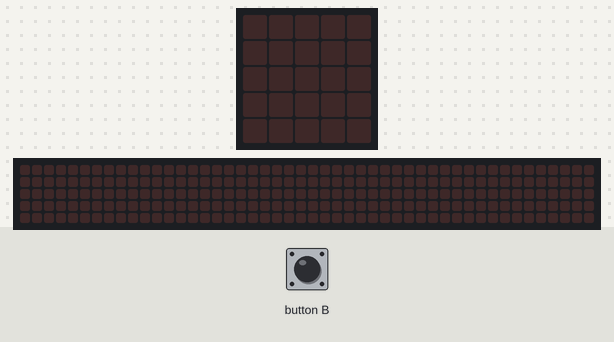
Recording of a program running on a simulated BBC micro:bit (MakeCode). Parts: the board's 5×5 LED display, a strip that is not on the board, showing the scrolling text unrolled. The inputs (shaded band) are chosen by the test bench. Random numbers come from a fixed seed; the 48×5 strip is a reading aid, not a part: it shows the text the display is scrolling, unrolled, one strip-width of it at a time.

Above: at 1.2 s.
1.3 s: button B pressed for 0.15 s
At 1.7 s:
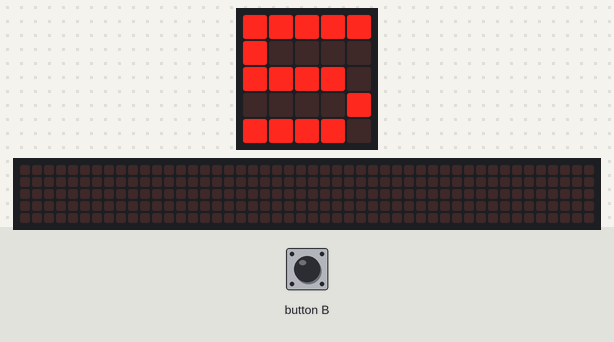
At 8.52 s:
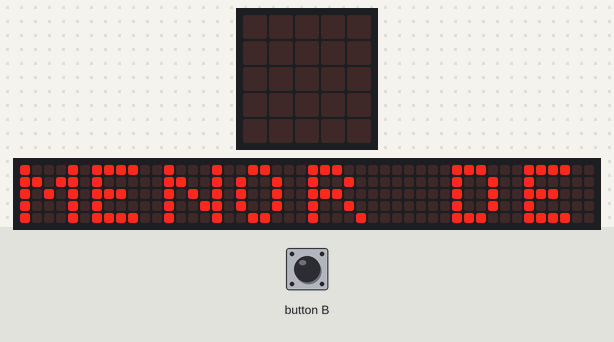

Measured:
- after the input at 1.3 s, the display: changes after 0.15 s (image 1)
- what the display in image 1 shows lasts 1.7 s, from 1.5 s to 3.2 s
- what the display in image 2 shows lasts 0.5 s, from 8.3 s to 8.8 s

The program:

07_Mayor_o_Menor.py
```python
#Practica7
#Realiza un programa que muestre un sms, si la persona
#es mayor o menor de edad, usando numeros al azar y el
#boton A, en el lenguaje Python

edad=0
def on_button_pressed_b():
    global edad
    edad=randint(1,30)
    basic.show_number(edad)
    basic.pause(1000)
    if edad>=18:
        basic.show_string("MAYOR DE EDAD")
    else:
        basic.show_string("MENOR DE EDAD")

    basic.pause(500)
    basic.clear_screen()
input.on_button_pressed(Button.B, on_button_pressed_b)
```
